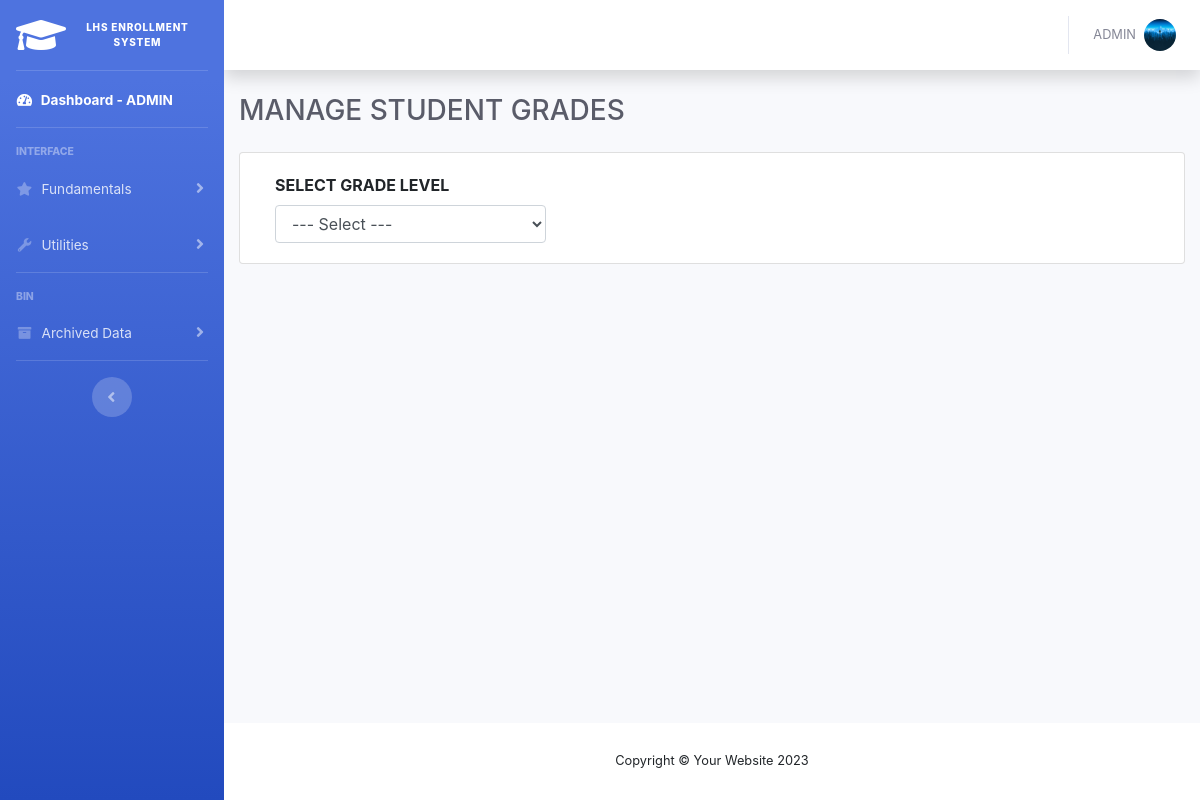
Page /manage_grade.php (signed in) on the committed database.
### tables this page shows
CREATE TABLE `tbl_faculty` (
  `faculty_id` int(11) NOT NULL,
  `honorifics` varchar(11) DEFAULT NULL,
  `fname` varchar(100) DEFAULT NULL,
  `mname` varchar(100) DEFAULT NULL,
  `lname` varchar(100) DEFAULT NULL,
  `gender` varchar(11) DEFAULT NULL,
  `title` varchar(50) DEFAULT NULL,
  `position` varchar(50) DEFAULT NULL,
  `birthdate` date DEFAULT NULL,
  `email` varchar(100) DEFAULT NULL,
  `username` varchar(100) DEFAULT NULL,
  `password` varchar(100) DEFAULT NULL,
  `image` varchar(100) DEFAULT NULL,
  `userType` varchar(11) DEFAULT NULL,
  `status` int(11) DEFAULT '1' COMMENT '1=active 0=inactive'
);

### manage_grade.php (the view, shortened to what this page needs)
<?php
    include 'connect.php';
    include 'include/topSection.php';
?>
<body id="page-top">
    <div id="wrapper">
        <?php include 'include/sidebar.php'; ?>
        <div id="content-wrapper" class="d-flex flex-column">
            <div id="content">
                <?php include 'include/topbar.php'; ?>
                <div class="container-fluid">
                    <div class="d-sm-flex align-items-center justify-content-between mb-4">
                        <h1 class="h3 mb-0 text-gray-800">MANAGE STUDENT GRADES</h1>
                    </div>
                    <div class="mt-4 mb-5">
                        <div class="card">
                            <div class="card-body">
                                <div class="col-md-4" id="strand_filters">
                                    <label class="text-uppercase font-weight-bolder">SELECT GRADE LEVEL</label>
                                        <select class="form-control text-capitalize" name="gradeLevelFilter" id="gradeLevelFilter">
                                            <option disabled selected> --- Select --- </option>
                                        </select>
                                </div>
                            </div>
                        </div>
                    </div>
                </div>
            </div>
            <?php include 'include/footer.php'; ?>
        </div>
    </div>
<?php include 'include/botSection.php'; ?>

### include/topbar.php (shortened to what this page needs)
<nav class="navbar navbar-expand navbar-light bg-white topbar mb-4 static-top shadow">
    <ul class="navbar-nav ml-auto">
        <li class="nav-item dropdown no-arrow">
            <?php
                if(isset($_SESSION['faculty_id'])){
                    $faculty = $_SESSION['faculty_id'];
                    $query = "SELECT * FROM tbl_faculty WHERE faculty_id = '$faculty'";
                    $result =mysqli_query($connect,$query);
                    while($row =mysqli_fetch_array($result)) {
            ?>
            <a class="nav-link dropdown-toggle" href="#" id="userDropdown" role="button"
                data-toggle="dropdown" aria-haspopup="true" aria-expanded="false">
                <span class="mr-2 d-none d-lg-inline text-gray-600 small text-uppercase">
                    <?php echo $row['username'] ?>
                </span>
                <?php if($row['image'] != NULL) { ?>
                    <img class="img-profile rounded-circle" src="profile_image/<?php echo $row['image'] ?> ">
                <?php } else { ?>
                    <img class="img-profile rounded-circle" src="img/default_profile.jpg">
                <?php } ?>
            </a>
            <?php
                    }
                }
            ?>
        </li>
    </ul>
</nav>

### rows in the picture
tbl_faculty: username "ADMIN", image (picture)
